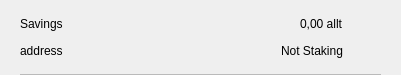
<?xml version="1.0" encoding="UTF-8"?>
<ui version="4.0">
 <class>CSRow</class>
 <widget class="QWidget" name="CSRow">
  <property name="geometry">
   <rect>
    <x>0</x>
    <y>0</y>
    <width>401</width>
    <height>75</height>
   </rect>
  </property>
  <property name="windowTitle">
   <string>Form</string>
  </property>
  <layout class="QVBoxLayout" name="verticalLayout">
   <property name="spacing">
    <number>0</number>
   </property>
   <property name="leftMargin">
    <number>20</number>
   </property>
   <property name="topMargin">
    <number>10</number>
   </property>
   <property name="rightMargin">
    <number>20</number>
   </property>
   <property name="bottomMargin">
    <number>0</number>
   </property>
   <item>
    <widget class="QWidget" name="info" native="true">
     <property name="minimumSize">
      <size>
       <width>0</width>
       <height>0</height>
      </size>
     </property>
     <layout class="QHBoxLayout" name="horizontalLayout_3">
      <property name="leftMargin">
       <number>0</number>
      </property>
      <property name="topMargin">
       <number>0</number>
      </property>
      <property name="rightMargin">
       <number>0</number>
      </property>
      <property name="bottomMargin">
       <number>10</number>
      </property>
      <item>
       <widget class="QWidget" name="container" native="true">
        <property name="minimumSize">
         <size>
          <width>0</width>
          <height>0</height>
         </size>
        </property>
        <layout class="QVBoxLayout" name="verticalLayout_2">
         <property name="spacing">
          <number>0</number>
         </property>
         <property name="leftMargin">
          <number>0</number>
         </property>
         <property name="topMargin">
          <number>0</number>
         </property>
         <property name="rightMargin">
          <number>0</number>
         </property>
         <property name="bottomMargin">
          <number>0</number>
         </property>
         <item>
          <layout class="QHBoxLayout" name="horizontalLayout">
           <item>
            <widget class="QLabel" name="labelName">
             <property name="text">
              <string>Savings</string>
             </property>
            </widget>
           </item>
           <item>
            <spacer name="horizontalSpacer">
             <property name="orientation">
              <enum>Qt::Horizontal</enum>
             </property>
             <property name="sizeHint" stdset="0">
              <size>
               <width>40</width>
               <height>20</height>
              </size>
             </property>
            </spacer>
           </item>
           <item>
            <widget class="QLabel" name="labelAmount">
             <property name="text">
              <string>0,00 allt</string>
             </property>
            </widget>
           </item>
          </layout>
         </item>
         <item>
          <layout class="QHBoxLayout" name="horizontalLayout_2">
           <item>
            <widget class="QLabel" name="labelAddress">
             <property name="text">
              <string>address</string>
             </property>
            </widget>
           </item>
           <item>
            <spacer name="horizontalSpacer_2">
             <property name="orientation">
              <enum>Qt::Horizontal</enum>
             </property>
             <property name="sizeHint" stdset="0">
              <size>
               <width>40</width>
               <height>20</height>
              </size>
             </property>
            </spacer>
           </item>
           <item>
            <widget class="QLabel" name="labelStaking">
             <property name="text">
              <string>Not Staking</string>
             </property>
            </widget>
           </item>
          </layout>
         </item>
        </layout>
       </widget>
      </item>
      <item alignment="Qt::AlignHCenter|Qt::AlignVCenter">
       <widget class="QPushButton" name="pushButtonMenu">
        <property name="minimumSize">
         <size>
          <width>24</width>
          <height>24</height>
         </size>
        </property>
        <property name="maximumSize">
         <size>
          <width>32</width>
          <height>32</height>
         </size>
        </property>
        <property name="focusPolicy">
         <enum>Qt::NoFocus</enum>
        </property>
        <property name="styleSheet">
         <string notr="true">border:none; background-color:transparent;</string>
        </property>
        <property name="text">
         <string/>
        </property>
        <property name="icon">
         <iconset>
          <normaloff>://ic-menu-hover</normaloff>://ic-menu-hover</iconset>
        </property>
        <property name="iconSize">
         <size>
          <width>24</width>
          <height>24</height>
         </size>
        </property>
       </widget>
      </item>
     </layout>
    </widget>
   </item>
   <item>
    <widget class="QLabel" name="lblDivisory">
     <property name="minimumSize">
      <size>
       <width>0</width>
       <height>1</height>
      </size>
     </property>
     <property name="maximumSize">
      <size>
       <width>16777215</width>
       <height>1</height>
      </size>
     </property>
     <property name="styleSheet">
      <string notr="true">background-color:#bababa;</string>
     </property>
     <property name="text">
      <string/>
     </property>
     <property name="alignment">
      <set>Qt::AlignBottom|Qt::AlignLeading|Qt::AlignLeft</set>
     </property>
    </widget>
   </item>
  </layout>
 </widget>
 <resources/>
 <connections/>
</ui>
